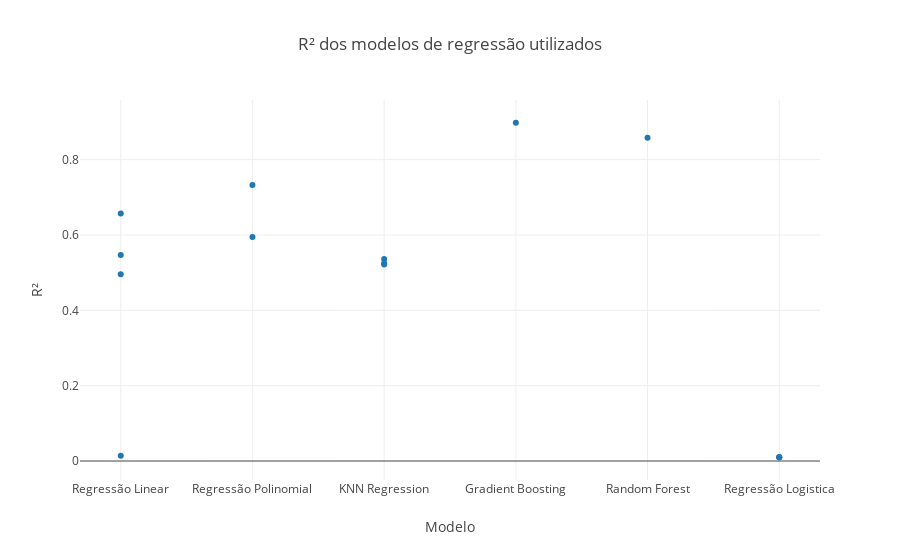

This figure's notebook cell:
### Markdown cell above
PS: A Regressão Logística demorou muito para rodar e no final deu resultados muito ruins: `290388.246` e `0.034`

### Code cell
#grafico de dispersão
trace = go.Scatter(x = evaluation['Model'],
                   y = evaluation['R-squared (test)'],
                   mode = 'markers')

# Armazenando gráfico em uma lista
data = [trace]
# Criando Layout
layout = go.Layout(title='R² dos modelos de regressão utilizados',
                   yaxis={'title':'R²'},
                   xaxis={'title': 'Modelo'})
# Criando figura que será exibida
fig = go.Figure(data=data, layout=layout)
# Exibindo figura/gráfico
py.iplot(fig)

### Figure 1 — Plotly figure (JSON) as saved in the notebook; plotly's stock layout.template omitted (floating-point values rounded to 4 significant figures)
{"data": [{"mode": "markers", "type": "scatter", "uid": "5c491bfe-4497-452b-bc8e-f66a58b454b6", "x": ["Regressão Linear", "Regressão Linear", "Regressão Linear", "Regressão Linear", "Regressão Polinomial", "Regressão Polinomial", "KNN Regression", "KNN Regression", "KNN Regression", "Gradient Boosting", "Random Forest", "Regressão Logistica", "Regressão Logistica", "Regressão Logistica"], "y": ["0.496", "0.657", "0.547", "0.014", "0.733", "0.595", "0.536", "0.525", "0.522", "0.898", "0.858", 0.01, "0.010", "0.010"]}], "layout": {"title": "R² dos modelos de regressão utilizados", "xaxis": {"title": "Modelo"}, "yaxis": {"title": "R²"}}}
